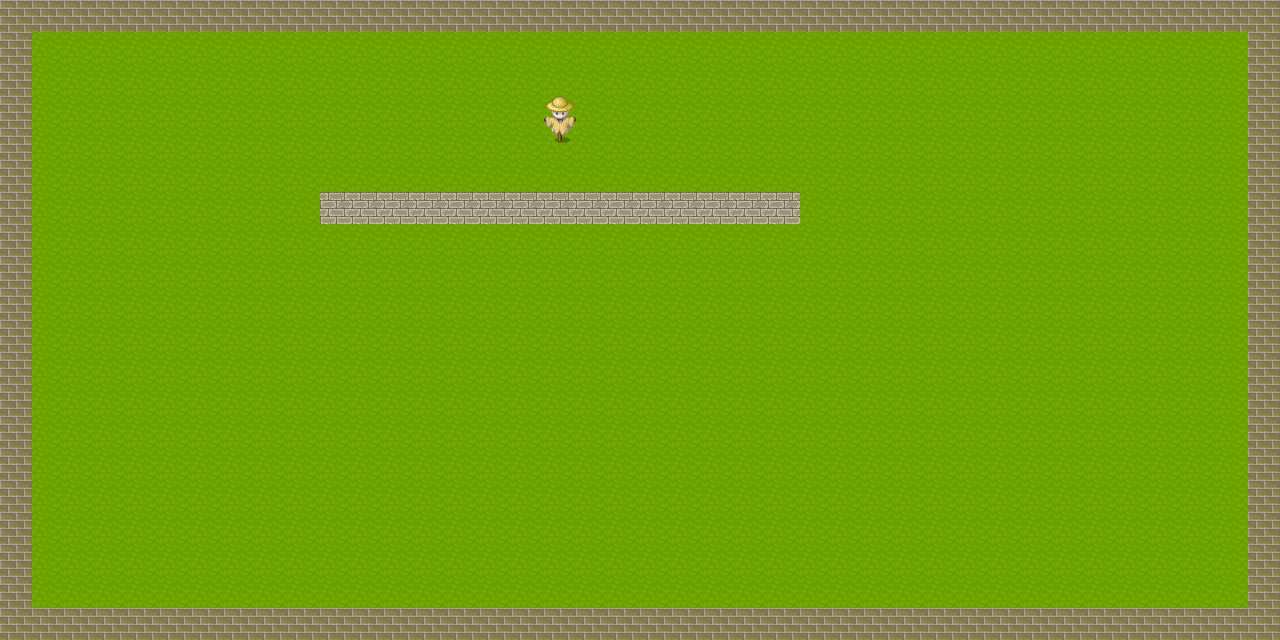

Rendered tile map (Tiled .tmx) drawn with the repository's tilesets; below, a short description and the map source with its tile grids summarised:
An orthogonal 40x20 tile map with 32x32 px tiles, 2 tile layers (Ground, Decor) and 11 objects (5x Guy, 4x Node, 2x City).

<map version="1.10" tiledversion="1.11.2" orientation="orthogonal" renderorder="right-down" width="40" height="20" tilewidth="32" tileheight="32" infinite="0" nextlayerid="4" nextobjectid="14">
 <tileset firstgid="1" source="[Base]BaseChip_pipo.tsx" />
 <layer id="1" name="Ground" width="40" height="20">
  <data>[800 cells, 800 non-empty, 1 distinct tile ids]</data>
 </layer>
 <layer id="3" name="Decor" width="40" height="20">
  <data>[800 cells, 133 non-empty, 4 distinct tile ids]</data>
 </layer>
 <objectgroup id="2" name="Entities">
  <object id="1" name="sf" type="City" gid="294" x="288" y="224" width="32" height="32">
   <properties>
    <property name="alliance" value="Pacific" />
    <property name="resourcesJson">{
  "HERB": {
    "inventoryTarget": 100,
    "inventory": 100,
    "buy": 10,
    "sell": 13,
    "consumeRate": 0,
    "craftRate": 0
  },
  "SPICE": {
    "inventoryTarget": 100,
    "inventory": 50,
    "buy": 8,
    "sell": 11,
    "consumeRate": 1.0,
    "craftRate": 2.0
  },
  "BAR": {
    "inventoryTarget": 100,
    "inventory": 0,
    "consumeRate": 0.1
  },
  "ORE": {
    "inventoryTarget": 100,
    "inventory": 100
  }
}</property>
   </properties>
  </object>
  <object id="2" name="ny" type="City" gid="294" x="800" y="224" width="32" height="32">
   <properties>
    <property name="alliance" value="Atlantic" />
    <property name="consumesRefined" type="bool" value="true" />
    <property name="craftRate" type="float" value="2" />
    <property name="craftsRefined" type="bool" value="true" />
    <property name="resourcesJson">{
  "ORE": {
    "inventoryTarget": 100,
    "inventory": 100,
    "buy": 10,
    "sell": 13,
    "consumeRate": 0,
    "craftRate": 0
  },
  "BAR": {
    "inventoryTarget": 100,
    "inventory": 50,
    "buy": 8,
    "sell": 11,
    "consumeRate": 1.0,
    "craftRate": 2.0
  },
  "SPICE": {
    "inventoryTarget": 100,
    "inventory": 0,
    "consumeRate": 0.1
  },
  "HERB": {
    "inventoryTarget": 100,
    "inventory": 100
  }
}</property>
   </properties>
  </object>
  <object id="3" name="wnTop" type="Node" gid="878" x="128" y="128" width="32" height="32">
   <properties>
    <property name="resourcesJson">{
  "ORE": {
    "amount": 50,
    "amountMax": 50,
    "regenRate": 1.65,
    "regenDelay": 5.0,
    "harvestRate": 20.0
  }
}</property>
   </properties>
  </object>
  <object id="4" name="wnBot" type="Node" gid="878" x="128" y="320" width="32" height="32">
   <properties>
    <property name="resourcesJson">{
  "ORE": {
  }
}</property>
   </properties>
  </object>
  <object id="11" name="enBot" type="Node" gid="944" x="800" y="320" width="32" height="32">
   <properties>
    <property name="resourcesJson">{
  "HERB": {
    "amountMax": 50
  }
}</property>
    <property name="spriteIdEmpty" type="int" value="951" />
    <property name="spriteIdFull" type="int" value="943" />
   </properties>
  </object>
  <object id="12" name="enTop" type="Node" gid="944" x="896" y="96" width="32" height="32">
   <properties>
    <property name="resourcesJson">{
  "HERB": {
    "amountMax": 50
  }
}</property>
    <property name="spriteIdEmpty" type="int" value="951" />
    <property name="spriteIdFull" type="int" value="943" />
   </properties>
  </object>
  <object id="7" name="slow1" type="Guy" gid="1028" x="128" y="224" width="32" height="32">
   <properties>
    <property name="autonomyEnabled" type="bool" value="true" />
    <property name="carryCapacity" type="float" value="20" />
    <property name="idleDelay" type="float" value="0.5" />
    <property name="idleDelayJitter" type="float" value="0.1" />
    <property name="moveSpeed" type="float" value="48" />
    <property name="spriteDir" value="" />
    <property name="spriteFilename" value="Female/Female 01-1.png" />
   </properties>
  </object>
  <object id="13" name="vslow1" type="Guy" gid="1028" x="64" y="288" width="32" height="32">
   <properties>
    <property name="autonomyEnabled" type="bool" value="true" />
    <property name="carryCapacity" type="float" value="20" />
    <property name="idleDelay" type="float" value="0.5" />
    <property name="idleDelayJitter" type="float" value="0.1" />
    <property name="moveSpeed" type="float" value="32" />
    <property name="spriteDir" value="" />
    <property name="spriteFilename" value="Animal/Cat-01-2r.png" />
   </properties>
  </object>
  <object id="10" name="slow2" type="Guy" gid="1028" x="128" y="160" width="32" height="32">
   <properties>
    <property name="autonomyEnabled" type="bool" value="true" />
    <property name="carryCapacity" type="float" value="20" />
    <property name="idleDelay" type="float" value="0.5" />
    <property name="idleDelayJitter" type="float" value="0.1" />
    <property name="moveSpeed" type="float" value="48" />
    <property name="spriteDir" value="" />
    <property name="spriteFilename" value="Female/Female 01-1.png" />
   </properties>
  </object>
  <object id="8" name="mid1" type="Guy" gid="1028" x="64" y="224" width="32" height="32">
   <properties>
    <property name="autonomyEnabled" type="bool" value="true" />
    <property name="carryCapacity" type="float" value="20" />
    <property name="idleDelay" type="float" value="0.5" />
    <property name="idleDelayJitter" type="float" value="0.1" />
    <property name="moveSpeed" type="float" value="64" />
    <property name="spriteDir" value="" />
    <property name="spriteFilename" value="Male/Male 01-1.png" />
   </properties>
  </object>
  <object id="9" name="fast1" type="Guy" gid="1028" x="1152" y="224" width="32" height="32">
   <properties>
    <property name="autonomyEnabled" type="bool" value="false" />
    <property name="carryCapacity" type="float" value="20" />
    <property name="idleDelay" type="float" value="0.5" />
    <property name="idleDelayJitter" type="float" value="0.1" />
    <property name="moveSpeed" type="float" value="96" />
    <property name="spriteDir" value="characters/hcr/" />
    <property name="spriteFilename" value="pinkeye-02.png" />
   </properties>
  </object>
 </objectgroup>
</map>
